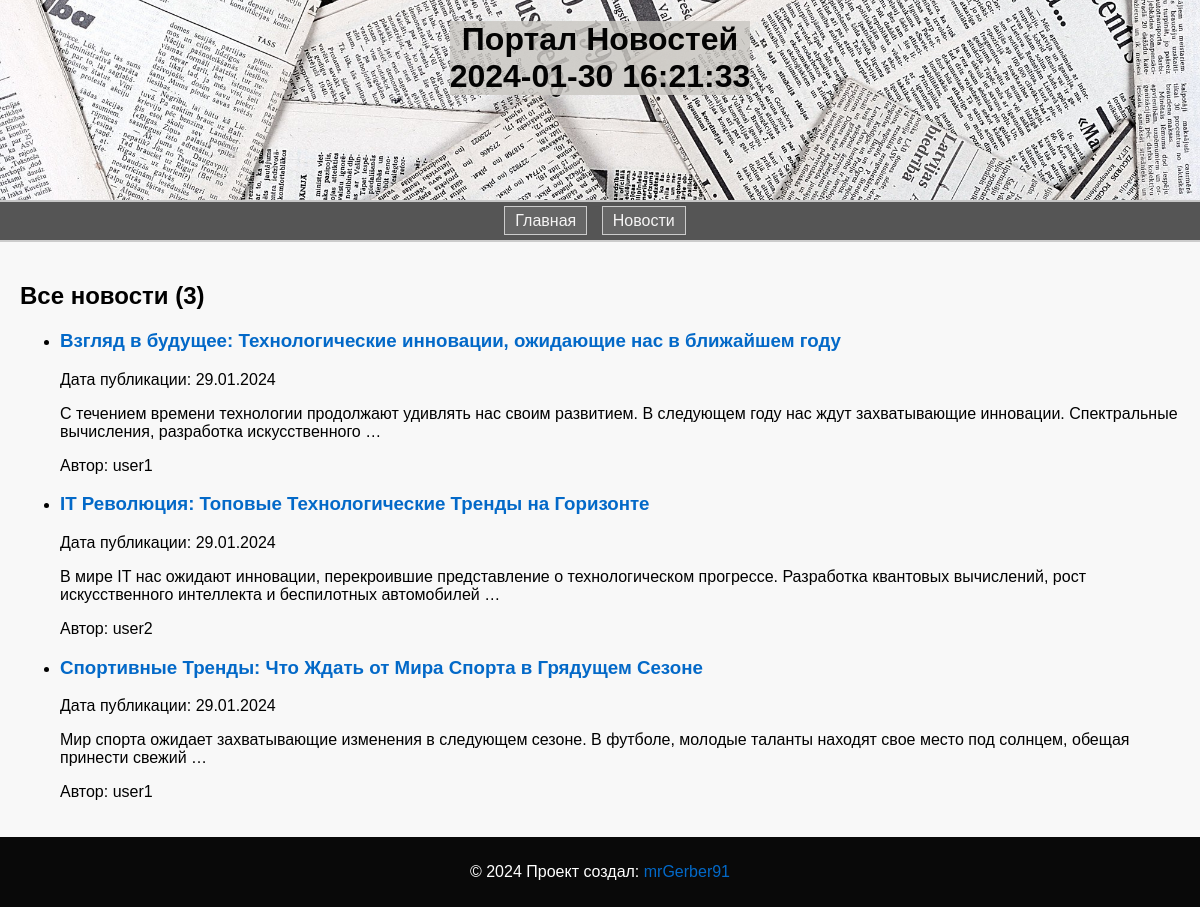
Before: /news/ with the older database file.
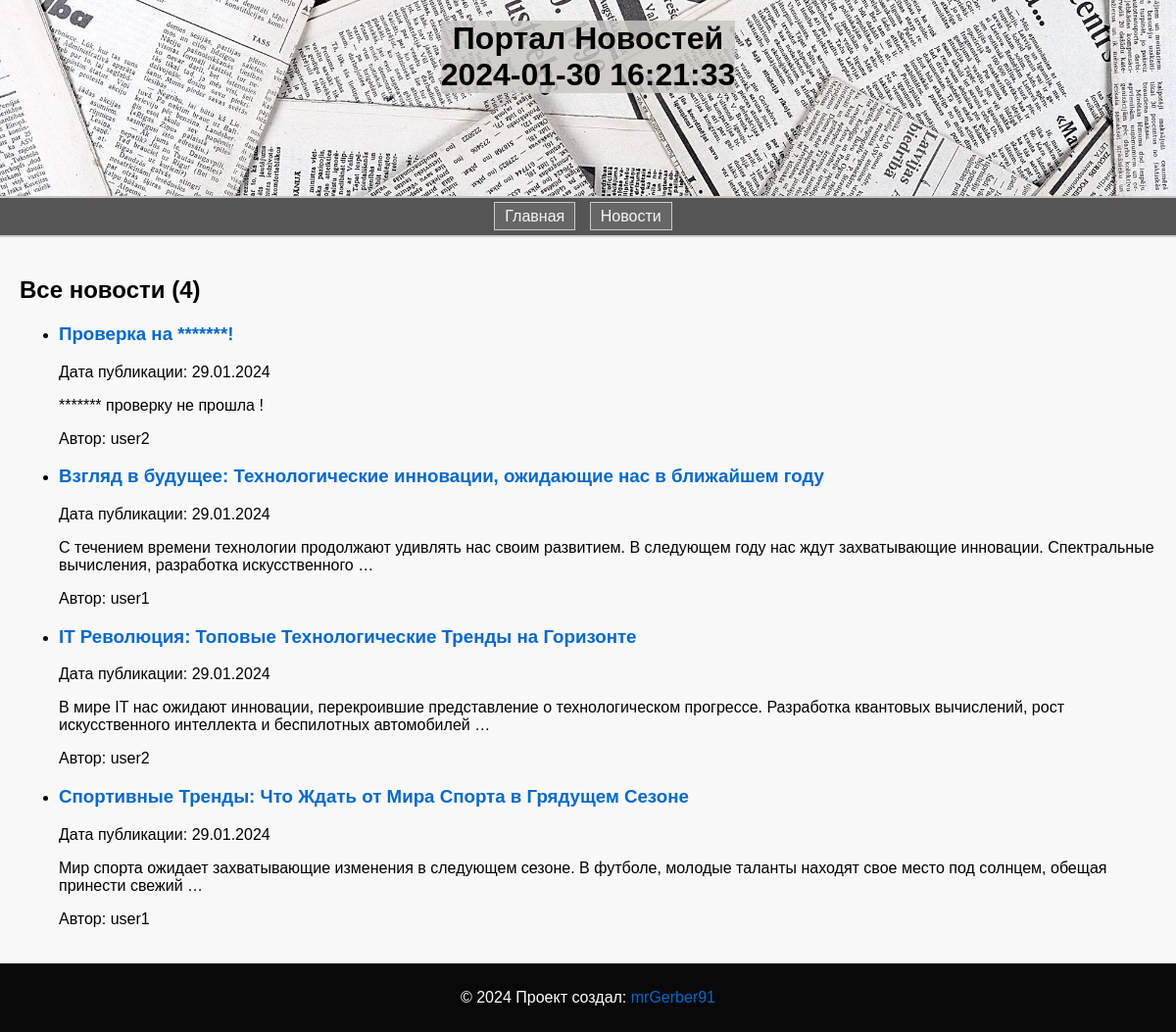
After: the same page with the newer database file.
### news/models.py (models this page shows, shortened)
class Post(models.Model):
    author = models.ForeignKey(Author, on_delete=models.CASCADE) # Ссылка на автора
    post_type_choices = [('article', 'Article'), ('news', 'News')]
    post_type = models.CharField(max_length=10, choices=post_type_choices)
    created_at = models.DateTimeField(auto_now_add=True)
    categories = models.ManyToManyField(Category, through='PostCategory') # Связь многие ко многим с категориями
    title = models.CharField(max_length=255)
    content = models.TextField()
    rating = models.IntegerField(default=0)

class Author(models.Model):
    user = models.OneToOneField(User, on_delete=models.CASCADE)# Один к одному с моделью пользователя Django
    rating = models.IntegerField(default=0)
    def __str__(self):
        return self.user.username

### news/views.py (the view)
# urls.py: path('news/', news_list, name='news_list'),
def news_list(request):
    posts = Post.objects.all().order_by('-created_at')
    return render(request, 'news/news_list.html', {'posts': posts})

### news/context_processors.py (called while the page is built)
def real_time(request):
    city = 'Europe/Moscow'
    real_time = datetime.now(pytz.timezone(city))
    return {'real_time': real_time}

### news/templatetags/custom_tags.py (called while the page is built)
@register.simple_tag
def get_real_time(city='Europe/Moscow'):
    current_time = datetime.now(pytz.timezone(city))
    return current_time.strftime('%Y-%m-%d %H:%M:%S')

### news/templatetags/my_filters.py (called while the page is built)
@register.filter(name='censor')
def censor(value):
    if not isinstance(value, str):
        raise ValueError("Censor filter can only be applied to strings.")
    censored_words = ['редиска', 'редиску', 'редиской', 'редиски']
    for word in censored_words:
        value = re.sub(re.compile(re.escape(word), re.IGNORECASE), '*' * len(word), value)
    return value

### news/templates/news/news_list.html (shortened to what this page needs)
{% extends 'flatpages/default.html' %}
{% load static %}
{% load my_filters %}
{% block content %}
    <h2>Все новости ({{ posts|length }})</h2>
    <ul>
        {% for post in posts %}
            <li>
                <h3><a href="{% url 'post_detail' post_id=post.id %}">{{ post.title|censor }}</a></h3>
                <p>Дата публикации: {{ post.created_at|date:"d.m.Y" }}</p>
                <p>{{ post.content|censor|truncatewords:20 }}</p>
                <p>Автор: {{ post.author }}</p>
            </li>
        {% endfor %}
    </ul>
{% endblock %}

### news/templates/flatpages/default.html (shortened to what this page needs)
{% load static %}
{% load custom_tags %}
<!DOCTYPE html>
<html lang="en">
<head>
    <link rel="stylesheet" href="{% static 'css/style.css' %}">
</head>
<body>
    <header>
        <h1>
            {% block header %}Портал Новостей{% endblock %}
            <div id="real-time">{{ real_time|date:"F j, Y H:i:s" }}</div>
        </h1>
    </header>
    <nav>
        <ul>
            <li><a href="{% url 'home' %}">Главная</a></li>
            <li><a href="{% url 'news_list' %}">Новости</a></li>
        </ul>
    </nav>
    <main>
        {% block content %}{% endblock %}
    </main>
    <footer>
       <p>© 2024 Проект создал: <a href="https://github.com/mrGerber91">mrGerber91</a></p>
    </footer>
</body>
</html>

### static/css/style.css (style rules this page uses)
body { font-family: 'Arial', sans-serif; margin: 0; padding: 0; background-color: #f8f8f8; }
header { text-align: center; background-image: url('../news/images/header.jpg'); background-size: cover; background-position: center; height: 200px; }
nav { background-color: #555; color: #ffffff; padding: 10px; border-top: 2px solid #c7c7c7; border-bottom: 2px solid #cccccc; }
nav ul { list-style: none; margin: 0; padding: 0; text-align: center; }
nav li { display: inline-block; margin-right: 10px; }
nav a { color: #f6f5f5; text-decoration: none; padding: 5px 10px; border: 1px solid #cccccc; background-color: #666; }
main { padding: 20px; }
footer { background-color: #090909; color: white; padding: 10px; text-align: center; }
h1 { color: rgba(0, 0, 0, 0.99); background-color: rgba(202, 199, 195, 0.82); display: inline-block; }
h2, h3 { color: rgba(0, 0, 0, 1); }
a { color: #0369c8; text-decoration: none; }

Changed rows visible on the page:
added Post: title|censor "Проверка на *******!", created_at "29.01.2024", content|censor "******* проверку не прошла !", author "user2"
Other visible differences:
{{ posts|length }}: "3" → "4"
